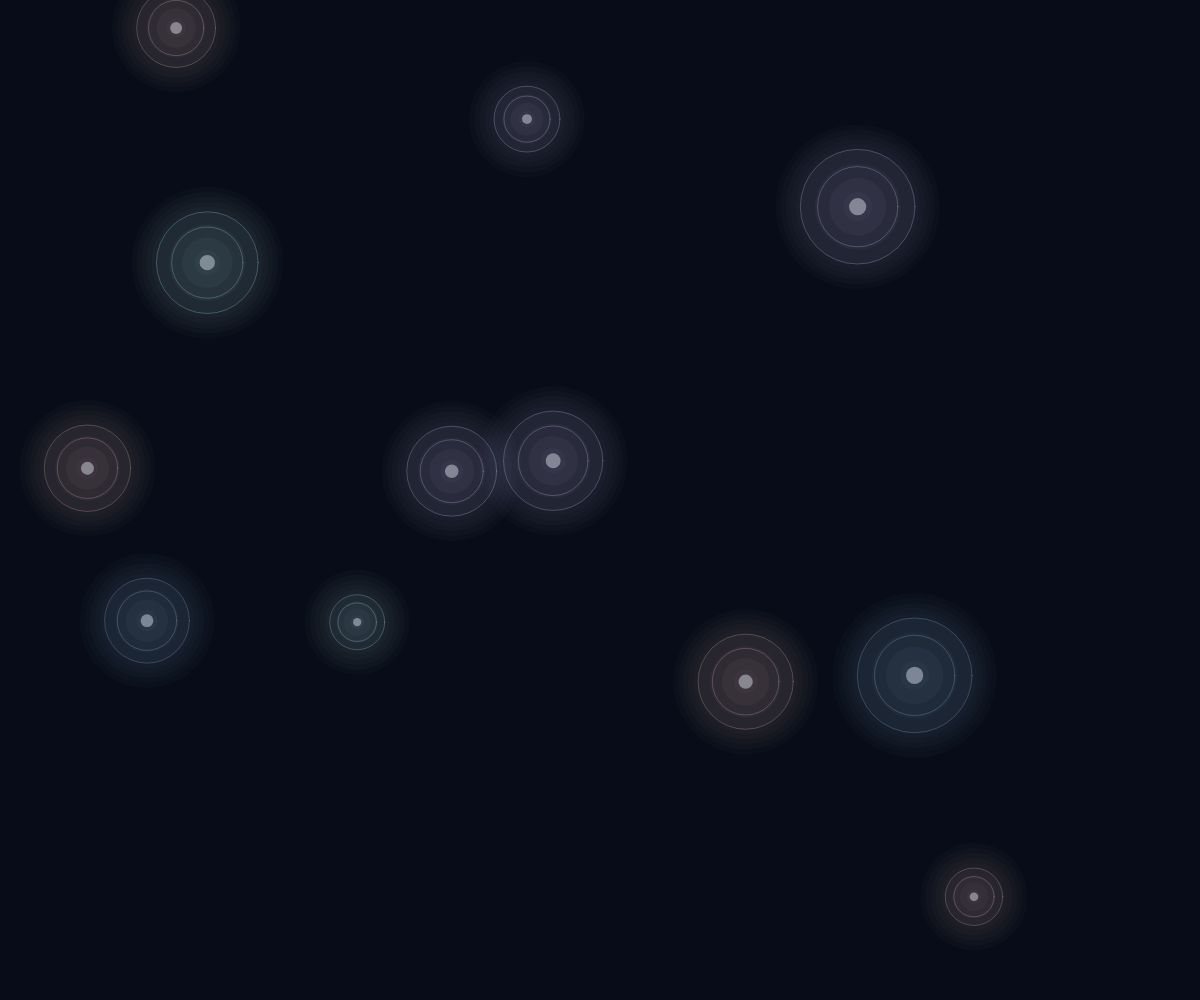
Frame 1 (no input)
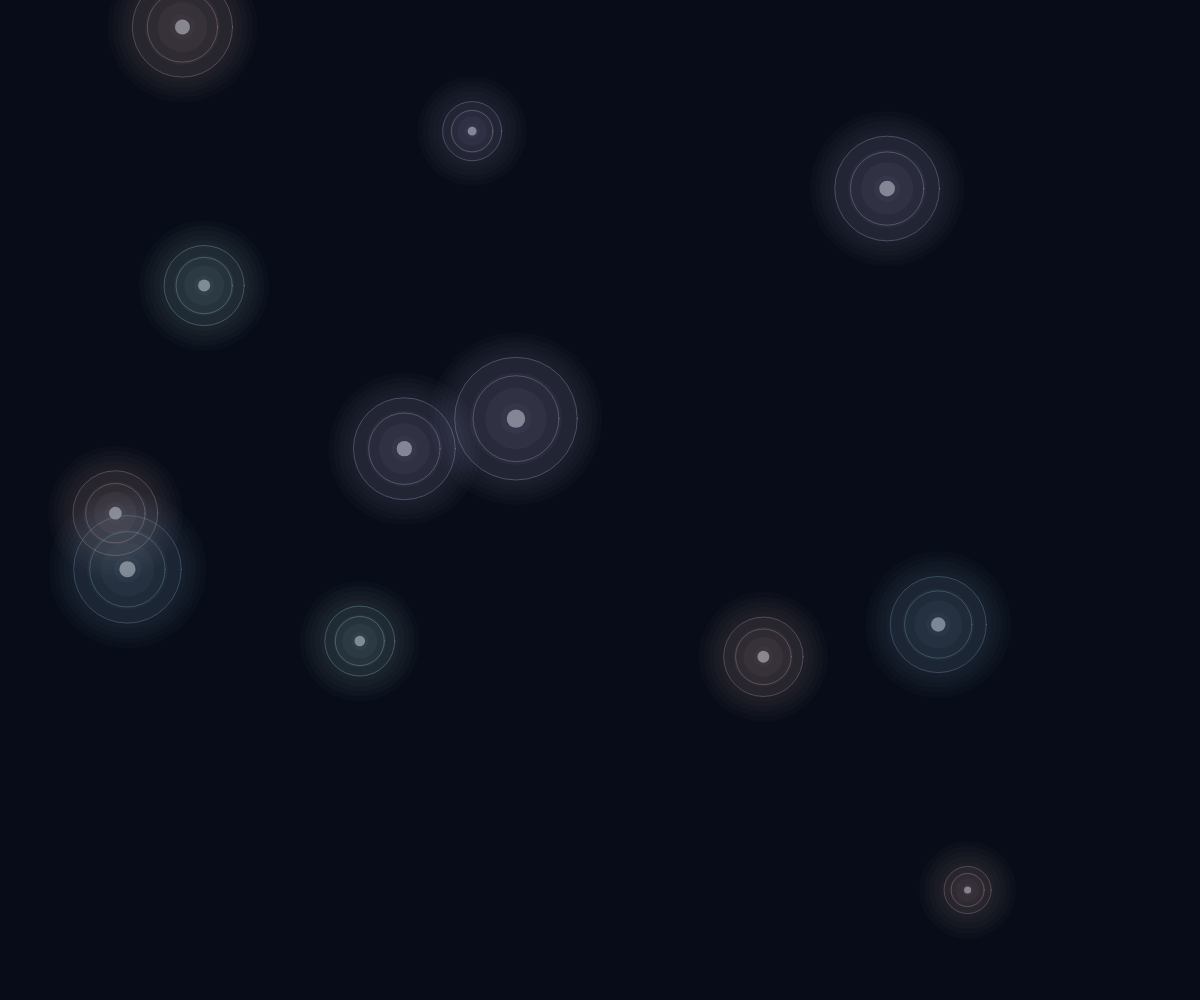
Frame 60 (no input)
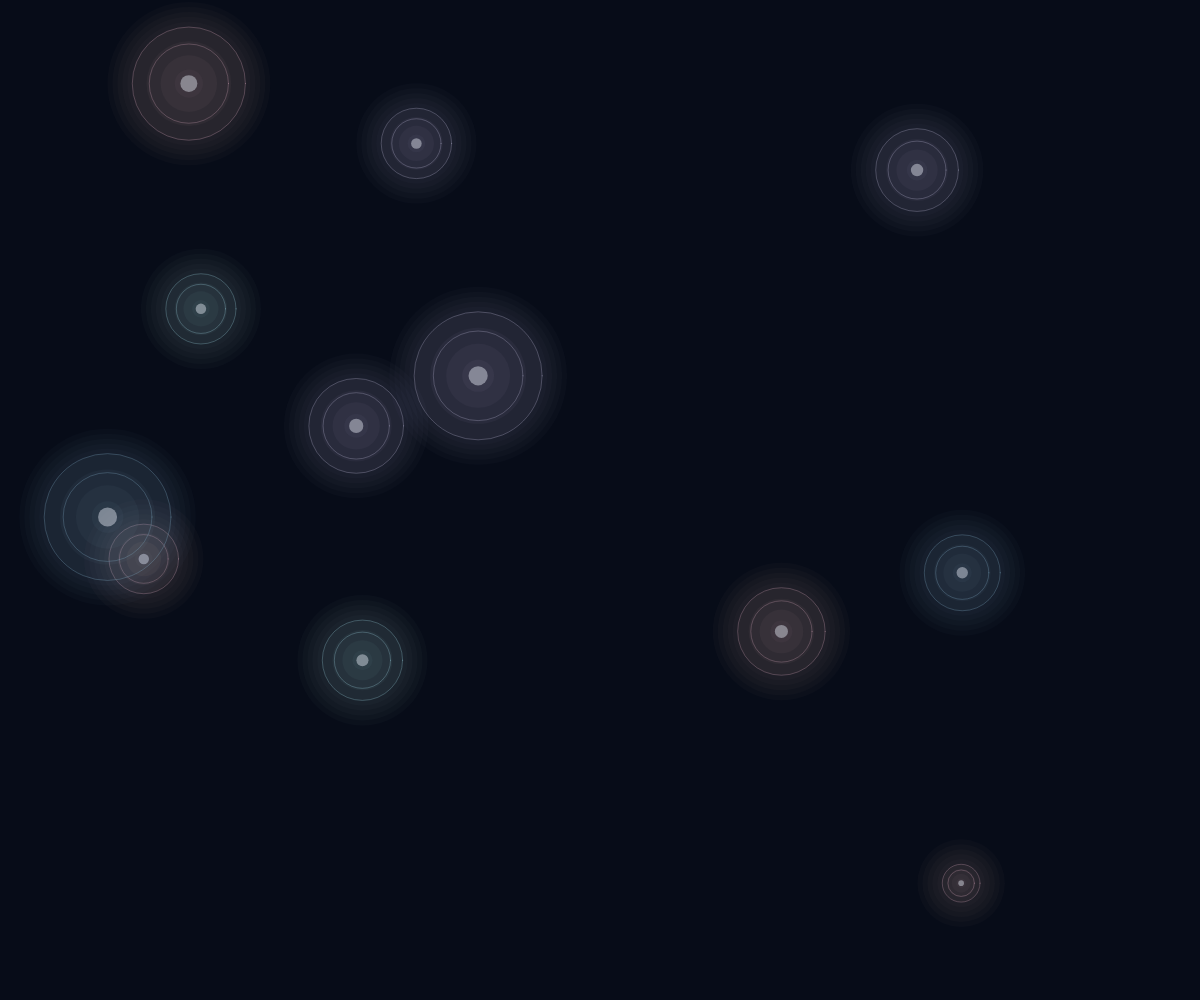
Frame 120 (the mouse pressed at the canvas centre since frame 60)

The p5.js sketch that drew these frames (run headless with seeded random() and noise() and a simulated clock; from frame 60 on, the mouse is pressed at the canvas centre):

// p5.js sketch
// ── sketch.js
let jellyfish = [];
let num = 12;
let angle = 0;

let colors = [
  [147, 199, 211],
  [180, 174, 205],
  [200, 158, 174],
  [125, 165, 190]
];

function setup() {
  createCanvas(windowWidth, windowHeight);
  angleMode(DEGREES);
  noStroke();

  for (let i = 0; i < num; i++) {
    jellyfish.push({
      x: random(width),
      y: random(height),
      xDir: random(-1, 1),
      yDir: random(-1, 1),
      d: random(40, 100),
      color: floor(random(4)),
      offset: random(360)
    });
  }
}

function draw() {
  background(7, 12, 24);

  for (let i = 0; i < jellyfish.length; i++) {
    update(jellyfish[i]);
    keepInCanvas(jellyfish[i]);
    display(jellyfish[i]);
  }

  angle += 1;
}

function update(j) {
  j.x += j.xDir;
  j.y += j.yDir;
}

function keepInCanvas(j) {
  if (j.x > width || j.x < 0) {
    j.xDir = -j.xDir;
  }

  if (j.y > height || j.y < 0) {
    j.yDir = -j.yDir;
  }
}

function mapSin(a, val1, val2) {
  let sinMap = map(sin(a), -1, 1, val1, val2);
  return sinMap;
}

function display(j) {
  let d = j.d * mapSin(angle + j.offset, 0.8, 1.3);

  let r = colors[j.color][0];
  let g = colors[j.color][1];
  let b = colors[j.color][2];

  noStroke();

  for (let i = 5; i > 0; i--) {
    fill(r, g, b, 6);
    circle(j.x, j.y, d + i * 10);
  }

  for (let i = 4; i > 0; i--) {
    fill(r, g, b, 12);
    circle(j.x, j.y, d * i / 4);
  }

  noFill();
  stroke(r, g, b, 80);
  strokeWeight(1);

  circle(j.x, j.y, d);
  circle(j.x, j.y, d * 0.7);

  noStroke();
  fill(220, 225, 235, 120);
  circle(j.x, j.y, d * 0.15);
}

function windowResized() {
  resizeCanvas(windowWidth, windowHeight);
}
